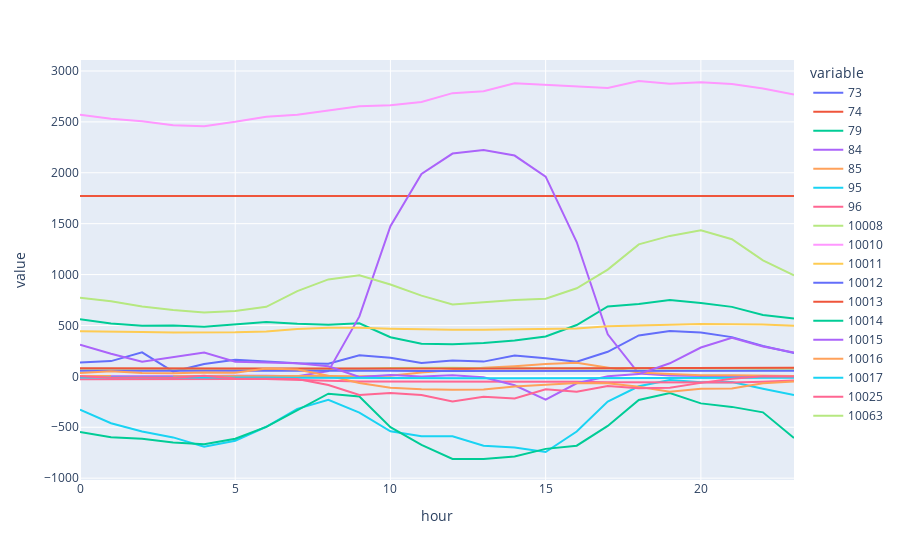

The code cell stored with this chart in its notebook:
### Code cell
df.plot.line()

### Figure 1 — Plotly figure (JSON) as saved in the notebook; plotly's stock layout.template omitted (floating-point values rounded to 4 significant figures)
{"data": [{"hovertemplate": "variable=73<br>hour=%{x}<br>value=%{y}<extra></extra>", "legendgroup": "73", "line": {"color": "#636efa", "dash": "solid"}, "marker": {"symbol": "circle"}, "mode": "lines", "name": "73", "orientation": "v", "showlegend": true, "type": "scatter", "x": [0, 1, 2, 3, 4, 5, 6, 7, 8, 9, 10, 11, 12, 13, 14, 15, 16, 17, 18, 19, 20, 21, 22, 23], "xaxis": "x", "y": [135.3, 150.0, 235.3, 47.12, 120.4, 162.6, 145.8, 129.5, 124.7, 207.9, 182.8, 131.6, 154.7, 144.9, 203.8, 178.4, 143.5, 241.0, 402.5, 444.8, 429.8, 385.6, 298.7, 228.0], "yaxis": "y"}, {"hovertemplate": "variable=74<br>hour=%{x}<br>value=%{y}<extra></extra>", "legendgroup": "74", "line": {"color": "#EF553B", "dash": "solid"}, "marker": {"symbol": "circle"}, "mode": "lines", "name": "74", "orientation": "v", "showlegend": true, "type": "scatter", "x": [0, 1, 2, 3, 4, 5, 6, 7, 8, 9, 10, 11, 12, 13, 14, 15, 16, 17, 18, 19, 20, 21, 22, 23], "xaxis": "x", "y": [1772.0, 1772.0, 1772.0, 1771.0, 1772.0, 1772.0, 1772.0, 1772.0, 1772.0, 1772.0, 1770.0, 1768.0, 1767.0, 1767.0, 1768.0, 1770.0, 1770.0, 1771.0, 1771.0, 1772.0, 1772.0, 1772.0, 1771.0, 1771.0], "yaxis": "y"}, {"hovertemplate": "variable=79<br>hour=%{x}<br>value=%{y}<extra></extra>", "legendgroup": "79", "line": {"color": "#00cc96", "dash": "solid"}, "marker": {"symbol": "circle"}, "mode": "lines", "name": "79", "orientation": "v", "showlegend": true, "type": "scatter", "x": [0, 1, 2, 3, 4, 5, 6, 7, 8, 9, 10, 11, 12, 13, 14, 15, 16, 17, 18, 19, 20, 21, 22, 23], "xaxis": "x", "y": [561.2, 520.4, 498.1, 500.6, 488.6, 509.9, 534.2, 517.3, 507.7, 522.0, 384.1, 320.6, 315.3, 327.1, 353.2, 391.0, 504.6, 687.4, 711.9, 749.3, 720.0, 682.5, 602.4, 569.4], "yaxis": "y"}, {"hovertemplate": "variable=84<br>hour=%{x}<br>value=%{y}<extra></extra>", "legendgroup": "84", "line": {"color": "#ab63fa", "dash": "solid"}, "marker": {"symbol": "circle"}, "mode": "lines", "name": "84", "orientation": "v", "showlegend": true, "type": "scatter", "x": [0, 1, 2, 3, 4, 5, 6, 7, 8, 9, 10, 11, 12, 13, 14, 15, 16, 17, 18, 19, 20, 21, 22, 23], "xaxis": "x", "y": [0.5, 3.264, 1.375, 0.8893, 6.193, 5.232, 6.046, 1.393, 50.58, 588.8, 1475.0, 1988.0, 2189.0, 2224.0, 2169.0, 1962.0, 1320.0, 412.7, 27.92, 7.3, 3.529, 2.789, 2.3, 2.404], "yaxis": "y"}, {"hovertemplate": "variable=85<br>hour=%{x}<br>value=%{y}<extra></extra>", "legendgroup": "85", "line": {"color": "#FFA15A", "dash": "solid"}, "marker": {"symbol": "circle"}, "mode": "lines", "name": "85", "orientation": "v", "showlegend": true, "type": "scatter", "x": [0, 1, 2, 3, 4, 5, 6, 7, 8, 9, 10, 11, 12, 13, 14, 15, 16, 17, 18, 19, 20, 21, 22, 23], "xaxis": "x", "y": [4.25, 2.5, null, 0.75, 2.5, 3.25, 3.25, 3.25, 3.25, 1.675, 5.892, 38.98, 64.03, 83.44, 100.1, 121.7, 133.0, 87.47, 38.12, 22.46, 11.73, 11.76, 5.938, 4.644], "yaxis": "y"}, {"hovertemplate": "variable=95<br>hour=%{x}<br>value=%{y}<extra></extra>", "legendgroup": "95", "line": {"color": "#19d3f3", "dash": "solid"}, "marker": {"symbol": "circle"}, "mode": "lines", "name": "95", "orientation": "v", "showlegend": true, "type": "scatter", "x": [0, 1, 2, 3, 4, 5, 6, 7, 8, 9, 10, 11, 12, 13, 14, 15, 16, 17, 18, 19, 20, 21, 22, 23], "xaxis": "x", "y": [-327.3, -460.3, -541.7, -599.7, -691.5, -631.8, -495.1, -319.8, -229.6, -356.3, -539.8, -588.3, -589.5, -682.2, -700.0, -742.8, -541.5, -246.9, -97.39, -35.12, -58.89, -55.25, -121.2, -182.6], "yaxis": "y"}, {"hovertemplate": "variable=96<br>hour=%{x}<br>value=%{y}<extra></extra>", "legendgroup": "96", "line": {"color": "#FF6692", "dash": "solid"}, "marker": {"symbol": "circle"}, "mode": "lines", "name": "96", "orientation": "v", "showlegend": true, "type": "scatter", "x": [0, 1, 2, 3, 4, 5, 6, 7, 8, 9, 10, 11, 12, 13, 14, 15, 16, 17, 18, 19, 20, 21, 22, 23], "xaxis": "x", "y": [-27.32, -25.71, -24.79, -25.5, -25.5, -25.5, -25.5, -38.32, -44.11, -51.11, -51.79, -51.79, -49.57, -49.57, -49.57, -49.57, -53.64, -58.96, -59.54, -60.65, -62.46, -59.54, -52.89, -41.07], "yaxis": "y"}, {"hovertemplate": "variable=10008<br>hour=%{x}<br>value=%{y}<extra></extra>", "legendgroup": "10008", "line": {"color": "#B6E880", "dash": "solid"}, "marker": {"symbol": "circle"}, "mode": "lines", "name": "10008", "orientation": "v", "showlegend": true, "type": "scatter", "x": [0, 1, 2, 3, 4, 5, 6, 7, 8, 9, 10, 11, 12, 13, 14, 15, 16, 17, 18, 19, 20, 21, 22, 23], "xaxis": "x", "y": [74.69, 74.55, 74.8, 75.22, 71.52, 71.61, 72.86, 71.38, 72.32, 74.6, 81.34, 85.82, 84.91, 79.96, 82.86, 80.27, 76.25, 74.82, 73.04, 73.23, 76.25, 76.25, 75.09, 75.18], "yaxis": "y"}, {"hovertemplate": "variable=10010<br>hour=%{x}<br>value=%{y}<extra></extra>", "legendgroup": "10010", "line": {"color": "#FF97FF", "dash": "solid"}, "marker": {"symbol": "circle"}, "mode": "lines", "name": "10010", "orientation": "v", "showlegend": true, "type": "scatter", "x": [0, 1, 2, 3, 4, 5, 6, 7, 8, 9, 10, 11, 12, 13, 14, 15, 16, 17, 18, 19, 20, 21, 22, 23], "xaxis": "x", "y": [2570.0, 2531.0, 2506.0, 2466.0, 2458.0, 2500.0, 2551.0, 2569.0, 2611.0, 2654.0, 2663.0, 2695.0, 2782.0, 2801.0, 2880.0, 2866.0, 2852.0, 2833.0, 2902.0, 2876.0, 2888.0, 2872.0, 2828.0, 2770.0], "yaxis": "y"}, {"hovertemplate": "variable=10011<br>hour=%{x}<br>value=%{y}<extra></extra>", "legendgroup": "10011", "line": {"color": "#FECB52", "dash": "solid"}, "marker": {"symbol": "circle"}, "mode": "lines", "name": "10011", "orientation": "v", "showlegend": true, "type": "scatter", "x": [0, 1, 2, 3, 4, 5, 6, 7, 8, 9, 10, 11, 12, 13, 14, 15, 16, 17, 18, 19, 20, 21, 22, 23], "xaxis": "x", "y": [443.0, 435.6, 435.3, 430.6, 429.9, 432.2, 441.8, 464.3, 478.3, 478.7, 468.8, 459.2, 456.8, 457.0, 459.6, 460.5, 470.6, 492.1, 503.1, 507.3, 513.4, 512.1, 508.8, 497.7], "yaxis": "y"}, {"hovertemplate": "variable=10012<br>hour=%{x}<br>value=%{y}<extra></extra>", "legendgroup": "10012", "line": {"color": "#636efa", "dash": "solid"}, "marker": {"symbol": "circle"}, "mode": "lines", "name": "10012", "orientation": "v", "showlegend": true, "type": "scatter", "x": [0, 1, 2, 3, 4, 5, 6, 7, 8, 9, 10, 11, 12, 13, 14, 15, 16, 17, 18, 19, 20, 21, 22, 23], "xaxis": "x", "y": [54.24, 54.91, 54.48, 54.84, 54.21, 54.05, 54.48, 54.61, 54.83, 54.81, 54.04, 53.64, 53.43, 53.49, 53.65, 53.75, 53.23, 54.5, 55.7, 54.84, 54.77, 54.67, 55.3, 55.21], "yaxis": "y"}, {"hovertemplate": "variable=10013<br>hour=%{x}<br>value=%{y}<extra></extra>", "legendgroup": "10013", "line": {"color": "#EF553B", "dash": "solid"}, "marker": {"symbol": "circle"}, "mode": "lines", "name": "10013", "orientation": "v", "showlegend": true, "type": "scatter", "x": [0, 1, 2, 3, 4, 5, 6, 7, 8, 9, 10, 11, 12, 13, 14, 15, 16, 17, 18, 19, 20, 21, 22, 23], "xaxis": "x", "y": [79.9, 77.99, 77.33, 77.47, 76.77, 76.82, 76.79, 78, 79.5, 79.93, 77.99, 77.28, 76.87, 77.61, 78.22, 77.45, 78.89, 82.69, 85.85, 86.71, 86.84, 86.55, 85.29, 83.86], "yaxis": "y"}, {"hovertemplate": "variable=10014<br>hour=%{x}<br>value=%{y}<extra></extra>", "legendgroup": "10014", "line": {"color": "#00cc96", "dash": "solid"}, "marker": {"symbol": "circle"}, "mode": "lines", "name": "10014", "orientation": "v", "showlegend": true, "type": "scatter", "x": [0, 1, 2, 3, 4, 5, 6, 7, 8, 9, 10, 11, 12, 13, 14, 15, 16, 17, 18, 19, 20, 21, 22, 23], "xaxis": "x", "y": [-547.7, -597.7, -612.8, -648.8, -667.8, -612.6, -496.8, -336.0, -170.8, -198.2, -498.6, -674.2, -811.9, -811.9, -787.8, -712.3, -681.3, -487.1, -231.4, -164.3, -265.6, -299.9, -353.6, -604.9], "yaxis": "y"}, {"hovertemplate": "variable=10015<br>hour=%{x}<br>value=%{y}<extra></extra>", "legendgroup": "10015", "line": {"color": "#ab63fa", "dash": "solid"}, "marker": {"symbol": "circle"}, "mode": "lines", "name": "10015", "orientation": "v", "showlegend": true, "type": "scatter", "x": [0, 1, 2, 3, 4, 5, 6, 7, 8, 9, 10, 11, 12, 13, 14, 15, 16, 17, 18, 19, 20, 21, 22, 23], "xaxis": "x", "y": [310.9, 221.4, 144.8, 189.3, 234.3, 144.4, 133.8, 129.4, 99.95, -5.168, 13.2, -0.3429, 10.25, -8.386, -87.08, -227.8, -68.18, 0.7643, 22.51, 128.5, 283.2, 378.7, 293.2, 234.1], "yaxis": "y"}, {"hovertemplate": "variable=10016<br>hour=%{x}<br>value=%{y}<extra></extra>", "legendgroup": "10016", "line": {"color": "#FFA15A", "dash": "solid"}, "marker": {"symbol": "circle"}, "mode": "lines", "name": "10016", "orientation": "v", "showlegend": true, "type": "scatter", "x": [0, 1, 2, 3, 4, 5, 6, 7, 8, 9, 10, 11, 12, 13, 14, 15, 16, 17, 18, 19, 20, 21, 22, 23], "xaxis": "x", "y": [33.85, 50.38, 33.4, 31.67, 37.71, 35.17, 76.56, 66.67, 6.667, -65.62, -111.2, -126.5, -130.5, -129.5, -98.62, -79.17, -64.5, -68.75, -103.1, -150, -122.9, -119, -67.5, -50], "yaxis": "y"}, {"hovertemplate": "variable=10017<br>hour=%{x}<br>value=%{y}<extra></extra>", "legendgroup": "10017", "line": {"color": "#19d3f3", "dash": "solid"}, "marker": {"symbol": "circle"}, "mode": "lines", "name": "10017", "orientation": "v", "showlegend": true, "type": "scatter", "x": [0, 1, 2, 3, 4, 5, 6, 7, 8, 9, 10, 11, 12, 13, 14, 15, 16, 17, 18, 19, 20, 21, 22, 23], "xaxis": "x", "y": [-11.93, -10.96, -10.39, -9.893, -9.786, -10, -10.89, -12.46, -14.5, -16.57, -17.79, -17.89, -17.93, -17.96, -17.39, -17.04, -16.79, -16.93, -11.57, -12.29, -12.25, -11.25, -15.68, -13.82], "yaxis": "y"}, {"hovertemplate": "variable=10025<br>hour=%{x}<br>value=%{y}<extra></extra>", "legendgroup": "10025", "line": {"color": "#FF6692", "dash": "solid"}, "marker": {"symbol": "circle"}, "mode": "lines", "name": "10025", "orientation": "v", "showlegend": true, "type": "scatter", "x": [0, 1, 2, 3, 4, 5, 6, 7, 8, 9, 10, 11, 12, 13, 14, 15, 16, 17, 18, 19, 20, 21, 22, 23], "xaxis": "x", "y": [1.343, -14.44, -11.09, -13.32, 6.791, -20.06, -22.97, -25.3, -84.7, -182.3, -163.1, -182.6, -246.4, -201.5, -217.4, -126.8, -151.6, -93.9, -116.3, -112.5, -63.96, -23.73, 1.5, -2.393], "yaxis": "y"}, {"hovertemplate": "variable=10063<br>hour=%{x}<br>value=%{y}<extra></extra>", "legendgroup": "10063", "line": {"color": "#B6E880", "dash": "solid"}, "marker": {"symbol": "circle"}, "mode": "lines", "name": "10063", "orientation": "v", "showlegend": true, "type": "scatter", "x": [0, 1, 2, 3, 4, 5, 6, 7, 8, 9, 10, 11, 12, 13, 14, 15, 16, 17, 18, 19, 20, 21, 22, 23], "xaxis": "x", "y": [773.3, 737.0, 685.6, 651.8, 628.5, 641.9, 682.7, 837.0, 952.2, 994.0, 902.6, 792.7, 706.7, 726.6, 751.0, 762.5, 865.4, 1049.0, 1297.0, 1380.0, 1435.0, 1347.0, 1139.0, 991.3], "yaxis": "y"}], "layout": {"legend": {"title": {"text": "variable"}, "tracegroupgap": 0}, "margin": {"t": 60}, "xaxis": {"anchor": "y", "domain": [0, 1], "title": {"text": "hour"}}, "yaxis": {"anchor": "x", "domain": [0, 1], "title": {"text": "value"}}}}
